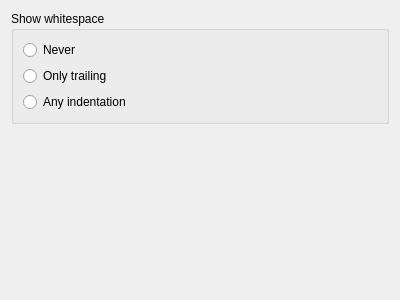
<?xml version="1.0" encoding="UTF-8"?>
<ui version="4.0">
 <class>Form</class>
 <widget class="QWidget" name="Form">
  <property name="geometry">
   <rect>
    <x>0</x>
    <y>0</y>
    <width>400</width>
    <height>300</height>
   </rect>
  </property>
  <property name="windowTitle">
   <string>Form</string>
  </property>
  <layout class="QVBoxLayout" name="verticalLayout">
   <item>
    <widget class="QGroupBox" name="gbShowWhitespace">
     <property name="title">
      <string>Show whitespace</string>
     </property>
     <layout class="QGridLayout" name="gridLayout">
      <item row="2" column="0">
       <widget class="QRadioButton" name="rbNone">
        <property name="text">
         <string>Never</string>
        </property>
       </widget>
      </item>
      <item row="3" column="0">
       <widget class="QRadioButton" name="rbTrailing">
        <property name="text">
         <string>Only trailing</string>
        </property>
       </widget>
      </item>
      <item row="4" column="0">
       <widget class="QRadioButton" name="rbAnyIndentation">
        <property name="text">
         <string>Any indentation</string>
        </property>
       </widget>
      </item>
     </layout>
    </widget>
   </item>
   <item>
    <spacer name="verticalSpacer">
     <property name="orientation">
      <enum>Qt::Vertical</enum>
     </property>
     <property name="sizeHint" stdset="0">
      <size>
       <width>20</width>
       <height>211</height>
      </size>
     </property>
    </spacer>
   </item>
  </layout>
 </widget>
 <resources/>
 <connections/>
</ui>
